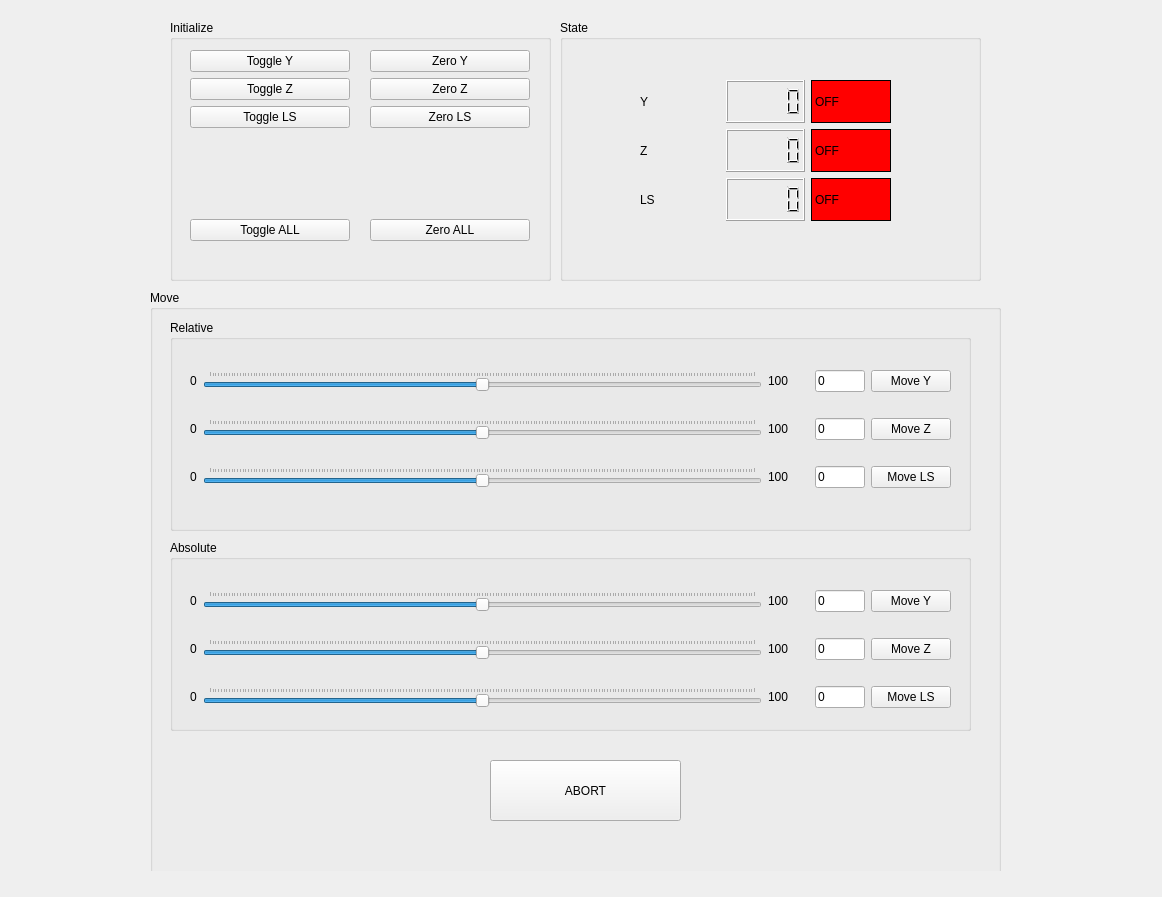
<?xml version="1.0" encoding="UTF-8"?>
<ui version="4.0">
 <class>RobotControlWidget</class>
 <widget class="QWidget" name="RobotControlWidget">
  <property name="geometry">
   <rect>
    <x>0</x>
    <y>0</y>
    <width>1162</width>
    <height>897</height>
   </rect>
  </property>
  <property name="windowTitle">
   <string>Robot Controller GUI</string>
  </property>
  <property name="autoFillBackground">
   <bool>false</bool>
  </property>
  <widget class="QWidget" name="centralwidget" native="true">
   <property name="geometry">
    <rect>
     <x>0</x>
     <y>0</y>
     <width>1151</width>
     <height>871</height>
    </rect>
   </property>
   <widget class="QGroupBox" name="groupBox_Init">
    <property name="geometry">
     <rect>
      <x>170</x>
      <y>20</y>
      <width>381</width>
      <height>261</height>
     </rect>
    </property>
    <property name="title">
     <string>Initialize</string>
    </property>
    <widget class="QWidget" name="verticalLayoutWidget">
     <property name="geometry">
      <rect>
       <x>20</x>
       <y>30</y>
       <width>160</width>
       <height>191</height>
      </rect>
     </property>
     <layout class="QVBoxLayout" name="verticalLayout">
      <item>
       <widget class="QPushButton" name="pushButton_toggleY">
        <property name="text">
         <string>Toggle Y</string>
        </property>
        <property name="autoDefault">
         <bool>false</bool>
        </property>
        <property name="default">
         <bool>false</bool>
        </property>
        <property name="flat">
         <bool>false</bool>
        </property>
       </widget>
      </item>
      <item>
       <widget class="QPushButton" name="pushButton_toggleZ">
        <property name="text">
         <string>Toggle Z</string>
        </property>
       </widget>
      </item>
      <item>
       <widget class="QPushButton" name="pushButton_toggleLS">
        <property name="text">
         <string>Toggle LS</string>
        </property>
       </widget>
      </item>
      <item>
       <spacer name="verticalSpacer">
        <property name="orientation">
         <enum>Qt::Vertical</enum>
        </property>
        <property name="sizeHint" stdset="0">
         <size>
          <width>20</width>
          <height>40</height>
         </size>
        </property>
       </spacer>
      </item>
      <item>
       <widget class="QPushButton" name="pushButton_toggleAll">
        <property name="text">
         <string>Toggle ALL</string>
        </property>
       </widget>
      </item>
     </layout>
    </widget>
    <widget class="QWidget" name="verticalLayoutWidget_2">
     <property name="geometry">
      <rect>
       <x>200</x>
       <y>30</y>
       <width>160</width>
       <height>191</height>
      </rect>
     </property>
     <layout class="QVBoxLayout" name="verticalLayout_2">
      <item>
       <widget class="QPushButton" name="pushButton_zeroY">
        <property name="text">
         <string>Zero Y</string>
        </property>
       </widget>
      </item>
      <item>
       <widget class="QPushButton" name="pushButton_zeroZ">
        <property name="text">
         <string>Zero Z</string>
        </property>
       </widget>
      </item>
      <item>
       <widget class="QPushButton" name="pushButton_zeroLS">
        <property name="text">
         <string>Zero LS</string>
        </property>
       </widget>
      </item>
      <item>
       <spacer name="verticalSpacer_2">
        <property name="orientation">
         <enum>Qt::Vertical</enum>
        </property>
        <property name="sizeHint" stdset="0">
         <size>
          <width>20</width>
          <height>40</height>
         </size>
        </property>
       </spacer>
      </item>
      <item>
       <widget class="QPushButton" name="pushButton_zeroAll">
        <property name="text">
         <string>Zero ALL</string>
        </property>
       </widget>
      </item>
     </layout>
    </widget>
   </widget>
   <widget class="QGroupBox" name="groupBox_State">
    <property name="geometry">
     <rect>
      <x>560</x>
      <y>20</y>
      <width>421</width>
      <height>261</height>
     </rect>
    </property>
    <property name="title">
     <string>State</string>
    </property>
    <widget class="QWidget" name="gridLayoutWidget">
     <property name="geometry">
      <rect>
       <x>80</x>
       <y>60</y>
       <width>251</width>
       <height>141</height>
      </rect>
     </property>
     <layout class="QGridLayout" name="gridLayout">
      <item row="0" column="0">
       <widget class="QLabel" name="label">
        <property name="text">
         <string>Y</string>
        </property>
       </widget>
      </item>
      <item row="1" column="0">
       <widget class="QLabel" name="label_2">
        <property name="text">
         <string>Z</string>
        </property>
       </widget>
      </item>
      <item row="0" column="1">
       <widget class="QLCDNumber" name="lcdNumber_Y"/>
      </item>
      <item row="1" column="1">
       <widget class="QLCDNumber" name="lcdNumber_Z"/>
      </item>
      <item row="2" column="0">
       <widget class="QLabel" name="label_3">
        <property name="text">
         <string>LS</string>
        </property>
       </widget>
      </item>
      <item row="2" column="1">
       <widget class="QLCDNumber" name="lcdNumber_LS"/>
      </item>
      <item row="0" column="2">
       <widget class="QLabel" name="label_stateY">
        <property name="styleSheet">
         <string notr="true">background-color: red;
border:  1px solid black;</string>
        </property>
        <property name="text">
         <string>OFF</string>
        </property>
        <property name="scaledContents">
         <bool>false</bool>
        </property>
       </widget>
      </item>
      <item row="1" column="2">
       <widget class="QLabel" name="label_stateZ">
        <property name="styleSheet">
         <string notr="true">background-color: red;
border:  1px solid black;</string>
        </property>
        <property name="text">
         <string>OFF</string>
        </property>
       </widget>
      </item>
      <item row="2" column="2">
       <widget class="QLabel" name="label_stateLS">
        <property name="styleSheet">
         <string notr="true">background-color: red;
border:  1px solid black;</string>
        </property>
        <property name="text">
         <string>OFF</string>
        </property>
       </widget>
      </item>
     </layout>
    </widget>
   </widget>
   <widget class="QGroupBox" name="groupBox_Move">
    <property name="geometry">
     <rect>
      <x>150</x>
      <y>290</y>
      <width>851</width>
      <height>591</height>
     </rect>
    </property>
    <property name="title">
     <string>Move</string>
    </property>
    <widget class="QGroupBox" name="groupBox_relMove">
     <property name="geometry">
      <rect>
       <x>20</x>
       <y>30</y>
       <width>801</width>
       <height>211</height>
      </rect>
     </property>
     <property name="title">
      <string>Relative</string>
     </property>
     <widget class="QWidget" name="gridLayoutWidget_2">
      <property name="geometry">
       <rect>
        <x>20</x>
        <y>30</y>
        <width>761</width>
        <height>158</height>
       </rect>
      </property>
      <layout class="QGridLayout" name="gridLayout_2" rowstretch="0,0,0,0">
       <item row="0" column="6">
        <widget class="QPushButton" name="pushButton_relMoveY">
         <property name="text">
          <string>Move Y</string>
         </property>
        </widget>
       </item>
       <item row="2" column="1">
        <widget class="QSlider" name="horizontalSlider_relMoveZ">
         <property name="minimum">
          <number>-100</number>
         </property>
         <property name="maximum">
          <number>100</number>
         </property>
         <property name="orientation">
          <enum>Qt::Horizontal</enum>
         </property>
         <property name="tickPosition">
          <enum>QSlider::TicksAbove</enum>
         </property>
        </widget>
       </item>
       <item row="2" column="0">
        <widget class="QLabel" name="label_relMoveZ_min">
         <property name="text">
          <string>0</string>
         </property>
        </widget>
       </item>
       <item row="2" column="4">
        <spacer name="horizontalSpacer_2">
         <property name="orientation">
          <enum>Qt::Horizontal</enum>
         </property>
         <property name="sizeType">
          <enum>QSizePolicy::Fixed</enum>
         </property>
         <property name="sizeHint" stdset="0">
          <size>
           <width>20</width>
           <height>20</height>
          </size>
         </property>
        </spacer>
       </item>
       <item row="3" column="3">
        <widget class="QLabel" name="label_relMoveLS_max">
         <property name="text">
          <string>100</string>
         </property>
        </widget>
       </item>
       <item row="3" column="4">
        <spacer name="horizontalSpacer_3">
         <property name="orientation">
          <enum>Qt::Horizontal</enum>
         </property>
         <property name="sizeType">
          <enum>QSizePolicy::Fixed</enum>
         </property>
         <property name="sizeHint" stdset="0">
          <size>
           <width>20</width>
           <height>20</height>
          </size>
         </property>
        </spacer>
       </item>
       <item row="3" column="0">
        <widget class="QLabel" name="label_relMoveLS_min">
         <property name="text">
          <string>0</string>
         </property>
        </widget>
       </item>
       <item row="3" column="6">
        <widget class="QPushButton" name="pushButton_relMoveLS">
         <property name="text">
          <string>Move LS</string>
         </property>
        </widget>
       </item>
       <item row="2" column="6">
        <widget class="QPushButton" name="pushButton_relMoveZ">
         <property name="text">
          <string>Move Z</string>
         </property>
        </widget>
       </item>
       <item row="0" column="0">
        <widget class="QLabel" name="label_relMoveY_min">
         <property name="text">
          <string>0</string>
         </property>
        </widget>
       </item>
       <item row="2" column="3">
        <widget class="QLabel" name="label_relMoveZ_max">
         <property name="text">
          <string>100</string>
         </property>
        </widget>
       </item>
       <item row="0" column="3">
        <widget class="QLabel" name="label_relMoveY_max">
         <property name="text">
          <string>100</string>
         </property>
        </widget>
       </item>
       <item row="0" column="4">
        <spacer name="horizontalSpacer">
         <property name="orientation">
          <enum>Qt::Horizontal</enum>
         </property>
         <property name="sizeType">
          <enum>QSizePolicy::Fixed</enum>
         </property>
         <property name="sizeHint" stdset="0">
          <size>
           <width>20</width>
           <height>20</height>
          </size>
         </property>
        </spacer>
       </item>
       <item row="3" column="1">
        <widget class="QSlider" name="horizontalSlider_relMoveLS">
         <property name="minimum">
          <number>-100</number>
         </property>
         <property name="maximum">
          <number>100</number>
         </property>
         <property name="orientation">
          <enum>Qt::Horizontal</enum>
         </property>
         <property name="tickPosition">
          <enum>QSlider::TicksAbove</enum>
         </property>
        </widget>
       </item>
       <item row="0" column="1">
        <widget class="QSlider" name="horizontalSlider_relMoveY">
         <property name="tabletTracking">
          <bool>false</bool>
         </property>
         <property name="autoFillBackground">
          <bool>false</bool>
         </property>
         <property name="minimum">
          <number>-100</number>
         </property>
         <property name="maximum">
          <number>100</number>
         </property>
         <property name="orientation">
          <enum>Qt::Horizontal</enum>
         </property>
         <property name="invertedAppearance">
          <bool>false</bool>
         </property>
         <property name="invertedControls">
          <bool>false</bool>
         </property>
         <property name="tickPosition">
          <enum>QSlider::TicksAbove</enum>
         </property>
        </widget>
       </item>
       <item row="0" column="5">
        <widget class="QLineEdit" name="lineedit_relMoveY">
         <property name="maximumSize">
          <size>
           <width>50</width>
           <height>16777215</height>
          </size>
         </property>
         <property name="text">
          <string>0</string>
         </property>
        </widget>
       </item>
       <item row="2" column="5">
        <widget class="QLineEdit" name="lineedit_relMoveZ">
         <property name="maximumSize">
          <size>
           <width>50</width>
           <height>16777215</height>
          </size>
         </property>
         <property name="text">
          <string>0</string>
         </property>
        </widget>
       </item>
       <item row="3" column="5">
        <widget class="QLineEdit" name="lineedit_relMoveLS">
         <property name="maximumSize">
          <size>
           <width>50</width>
           <height>16777215</height>
          </size>
         </property>
         <property name="text">
          <string>0</string>
         </property>
        </widget>
       </item>
      </layout>
     </widget>
    </widget>
    <widget class="QGroupBox" name="groupBox_absMove">
     <property name="geometry">
      <rect>
       <x>20</x>
       <y>250</y>
       <width>801</width>
       <height>191</height>
      </rect>
     </property>
     <property name="title">
      <string>Absolute</string>
     </property>
     <widget class="QWidget" name="gridLayoutWidget_3">
      <property name="geometry">
       <rect>
        <x>20</x>
        <y>30</y>
        <width>761</width>
        <height>158</height>
       </rect>
      </property>
      <layout class="QGridLayout" name="gridLayout_3">
       <item row="0" column="3">
        <spacer name="horizontalSpacer_4">
         <property name="orientation">
          <enum>Qt::Horizontal</enum>
         </property>
         <property name="sizeType">
          <enum>QSizePolicy::Fixed</enum>
         </property>
         <property name="sizeHint" stdset="0">
          <size>
           <width>20</width>
           <height>20</height>
          </size>
         </property>
        </spacer>
       </item>
       <item row="0" column="1">
        <widget class="QSlider" name="horizontalSlider_absMoveY">
         <property name="mouseTracking">
          <bool>true</bool>
         </property>
         <property name="minimum">
          <number>-100</number>
         </property>
         <property name="maximum">
          <number>100</number>
         </property>
         <property name="orientation">
          <enum>Qt::Horizontal</enum>
         </property>
         <property name="tickPosition">
          <enum>QSlider::TicksAbove</enum>
         </property>
        </widget>
       </item>
       <item row="2" column="0">
        <widget class="QLabel" name="label_absMoveLS_min">
         <property name="text">
          <string>0</string>
         </property>
        </widget>
       </item>
       <item row="2" column="2">
        <widget class="QLabel" name="label_absMoveLS_max">
         <property name="text">
          <string>100</string>
         </property>
        </widget>
       </item>
       <item row="1" column="1">
        <widget class="QSlider" name="horizontalSlider_absMoveZ">
         <property name="minimum">
          <number>-100</number>
         </property>
         <property name="maximum">
          <number>100</number>
         </property>
         <property name="orientation">
          <enum>Qt::Horizontal</enum>
         </property>
         <property name="tickPosition">
          <enum>QSlider::TicksAbove</enum>
         </property>
        </widget>
       </item>
       <item row="2" column="3">
        <spacer name="horizontalSpacer_6">
         <property name="orientation">
          <enum>Qt::Horizontal</enum>
         </property>
         <property name="sizeType">
          <enum>QSizePolicy::Fixed</enum>
         </property>
         <property name="sizeHint" stdset="0">
          <size>
           <width>20</width>
           <height>20</height>
          </size>
         </property>
        </spacer>
       </item>
       <item row="2" column="5">
        <widget class="QPushButton" name="pushButton_absMoveLS">
         <property name="text">
          <string>Move LS</string>
         </property>
        </widget>
       </item>
       <item row="1" column="3">
        <spacer name="horizontalSpacer_5">
         <property name="orientation">
          <enum>Qt::Horizontal</enum>
         </property>
         <property name="sizeType">
          <enum>QSizePolicy::Fixed</enum>
         </property>
         <property name="sizeHint" stdset="0">
          <size>
           <width>20</width>
           <height>20</height>
          </size>
         </property>
        </spacer>
       </item>
       <item row="1" column="5">
        <widget class="QPushButton" name="pushButton_absMoveZ">
         <property name="text">
          <string>Move Z</string>
         </property>
        </widget>
       </item>
       <item row="0" column="0">
        <widget class="QLabel" name="label_absMoveY_min">
         <property name="text">
          <string>0</string>
         </property>
        </widget>
       </item>
       <item row="0" column="2">
        <widget class="QLabel" name="label_absMoveY_max">
         <property name="text">
          <string>100</string>
         </property>
        </widget>
       </item>
       <item row="0" column="5">
        <widget class="QPushButton" name="pushButton_absMoveY">
         <property name="text">
          <string>Move Y</string>
         </property>
        </widget>
       </item>
       <item row="2" column="1">
        <widget class="QSlider" name="horizontalSlider_absMoveLS">
         <property name="minimum">
          <number>-100</number>
         </property>
         <property name="maximum">
          <number>100</number>
         </property>
         <property name="orientation">
          <enum>Qt::Horizontal</enum>
         </property>
         <property name="tickPosition">
          <enum>QSlider::TicksAbove</enum>
         </property>
        </widget>
       </item>
       <item row="1" column="0">
        <widget class="QLabel" name="label_absMoveZ_min">
         <property name="text">
          <string>0</string>
         </property>
        </widget>
       </item>
       <item row="1" column="2">
        <widget class="QLabel" name="label_absMoveZ_max">
         <property name="text">
          <string>100</string>
         </property>
        </widget>
       </item>
       <item row="0" column="4">
        <widget class="QLineEdit" name="lineedit_absMoveY">
         <property name="maximumSize">
          <size>
           <width>50</width>
           <height>16777215</height>
          </size>
         </property>
         <property name="text">
          <string>0</string>
         </property>
        </widget>
       </item>
       <item row="1" column="4">
        <widget class="QLineEdit" name="lineedit_absMoveZ">
         <property name="maximumSize">
          <size>
           <width>50</width>
           <height>16777215</height>
          </size>
         </property>
         <property name="text">
          <string>0</string>
         </property>
        </widget>
       </item>
       <item row="2" column="4">
        <widget class="QLineEdit" name="lineedit_absMoveLS">
         <property name="maximumSize">
          <size>
           <width>50</width>
           <height>16777215</height>
          </size>
         </property>
         <property name="text">
          <string>0</string>
         </property>
        </widget>
       </item>
      </layout>
     </widget>
    </widget>
    <widget class="QPushButton" name="pushButton_abort">
     <property name="geometry">
      <rect>
       <x>340</x>
       <y>470</y>
       <width>191</width>
       <height>61</height>
      </rect>
     </property>
     <property name="text">
      <string>ABORT</string>
     </property>
    </widget>
   </widget>
  </widget>
 </widget>
 <resources/>
 <connections/>
</ui>
